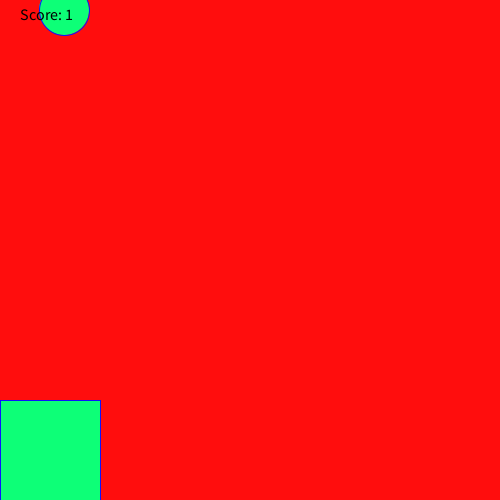
Frame 1 (no input)
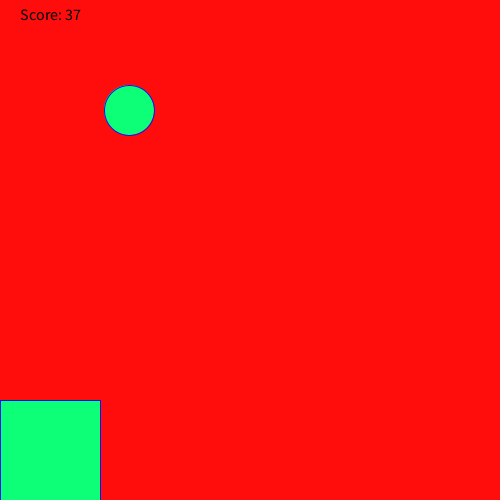
Frame 60 (the mouse pressed at the canvas centre just before this capture)
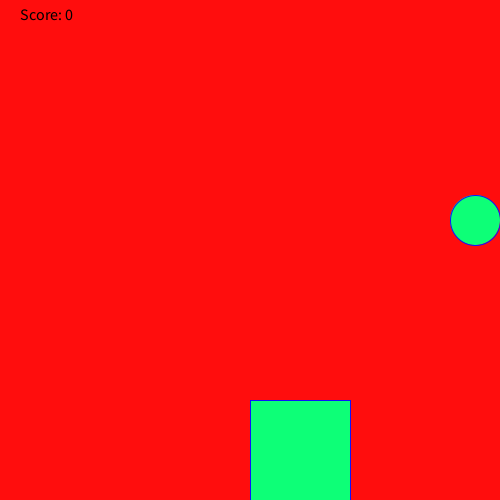
Frame 120 (the mouse held since frame 60 and released just before this capture)

The Processing sketch that drew these frames (run headless with seeded random() and noise(); from frame 60 on, the mouse is pressed at the canvas centre):

// Processing sketch: Rain_Game
// ── Rain_Game.pde
int y=10; 
int score=0;
int randomNumber=(int)random(width);
void draw() {
  background(#FF0D0D);
  fill(#0DFF77);
  stroke(#0D12FF);
  ellipse(randomNumber, y, 50,50);
  y+=10;
  if (y>=500) {
     checkCatch(randomNumber);
    y=10;
randomNumber=(int)random(width);
  }
  checkCatch(randomNumber);
  rect(mouseX, 400, 100, 100);
fill(0, 0, 0);
textSize(16);
text("Score: " + score, 20, 20);
}
void checkCatch(int x) {
  if (x > mouseX && x < mouseX+100)
    score++;
  else if (score > 0) 
    score--;
  println("Your score is now: " + score);
}


void setup() {
  size(500,500);
}
